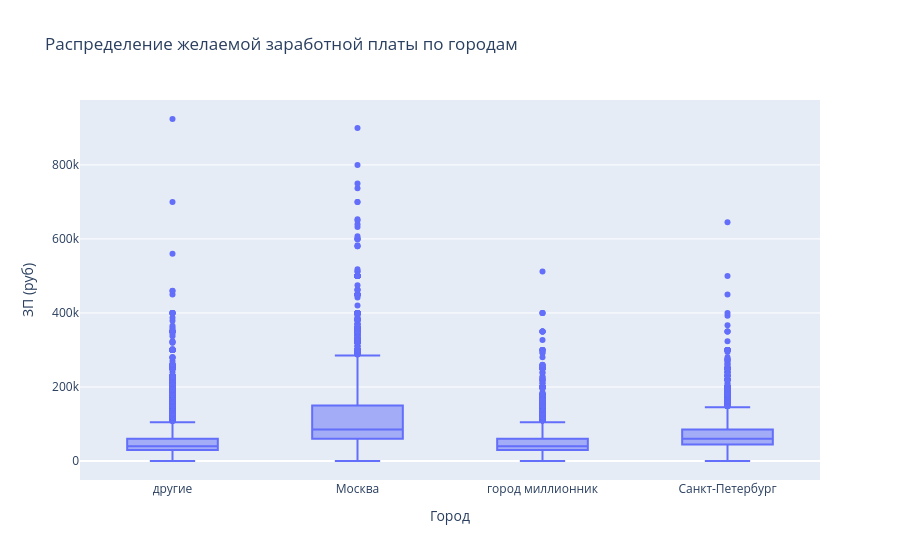

The notebook cell this image was saved under:
### Markdown cell above
5. Постройте диаграмму, которая показывает распределение желаемой заработной платы (**"ЗП (руб)"**) в зависимости от города (**"Город"**). Используйте для диаграммы данные о резюме, где желая заработная плата меньше 1 млн рублей.
*Сделайте выводы по полученной диаграмме: как соотносятся медианные уровни желаемой заработной платы и их размах в городах? Как вы считаете, важен ли признак города при прогнозировании заработной платы?*

### Code cell
# ваш код здесь
data_filtered = hh_data[hh_data['ЗП (руб)'] < 1_000_000]
fig = px.box(
    data_filtered,
    x='Город',
    y='ЗП (руб)',
    title='Распределение желаемой заработной платы по городам'
)
fig.show()

### Figure 1 — Plotly figure (JSON) as saved in the notebook; plotly's stock layout.template omitted (floating-point values rounded to 4 significant figures; data arrays with more than 128 entries replaced by an {"elided": "..."} marker saying what was removed)
{"data": [{"alignmentgroup": "True", "hovertemplate": "Город=%{x}<br>ЗП (руб)=%{y}<extra></extra>", "legendgroup": "", "marker": {"color": "#636efa"}, "name": "", "notched": false, "offsetgroup": "", "orientation": "v", "showlegend": false, "type": "box", "x": {"elided": "44738 str values"}, "x0": " ", "xaxis": "x", "y": {"elided": "44738 float values"}, "y0": " ", "yaxis": "y"}], "layout": {"boxmode": "group", "legend": {"tracegroupgap": 0}, "title": {"text": "Распределение желаемой заработной платы по городам"}, "xaxis": {"anchor": "y", "domain": [0, 1], "title": {"text": "Город"}}, "yaxis": {"anchor": "x", "domain": [0, 1], "title": {"text": "ЗП (руб)"}}}}
